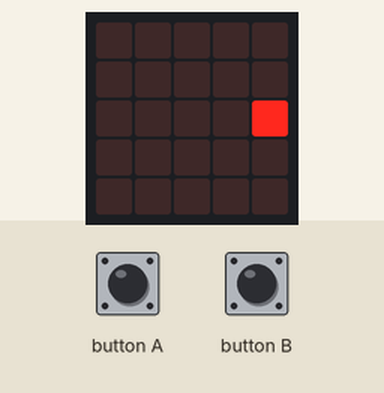
Bench run of a program on a simulated BBC micro:bit running MicroPython. On the bench: the board's 5×5 LED display.

Above: at 0.05 s.
At 5.02 s:
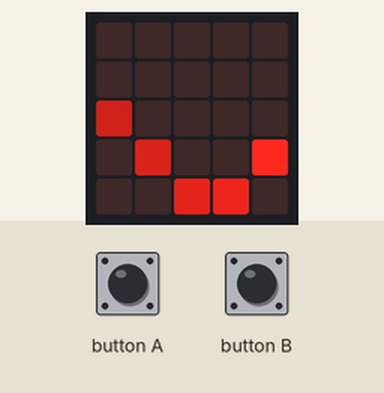
At 9.99 s:
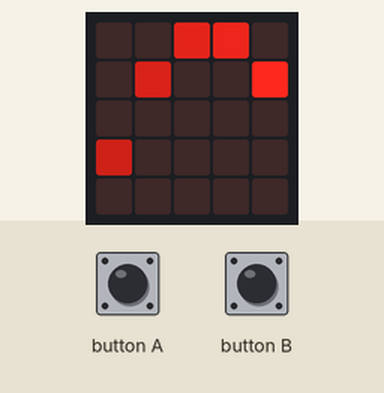
At 19.93 s:
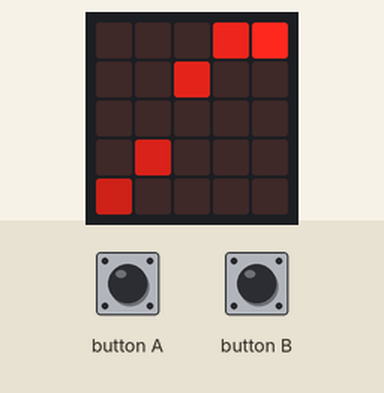
At 29.76 s:
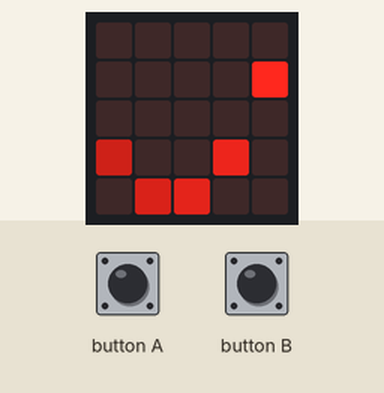
At 39.92 s:
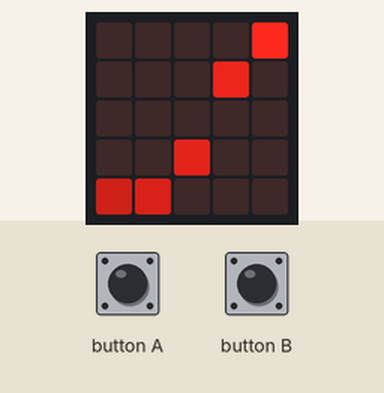

The program:

snake.py
```python
""" Display a vivid snake on the LED display.

    You can press the left button to have the snake move faster,
    the right button to slow down things.

    MAL 2016-01-06.

"""
import microbit
import math

### Smart disply class

class SmartDisplay:

    # Array of LED brightness levels (0=off, 8=on); rows and columns
    # correspond to the LEDs on the Microbit, e.g. leds[0][2] maps
    # to the second LED in the first row.
    leds = None

    def __init__(self):

        self.clear()

    def clear(self):

        """ Clear the SmartDisplay.

        """
        self.leds = [bytearray(5) for i in range(5)]

    def display(self):

        """ Write the contents of the SmartDisplay to the
            MB image buffer and display it.

        """
        img_array = bytearray()
        for row in self.leds:
            img_array.extend(row)
        img = microbit.Image(5, 5, img_array)
        microbit.display.show(img)

    def set_dot(self, row, column, level=9):

        """ Set a single dot on the display to level.

            Does not clear the other content.

        """
        self.leds[row][column] = level

    def show_point(self, row, column, level=9, scale=5.0):

        """ This works with floating point row and column and
            interpolates the brightness.

            All other display content is cleared.

        """
        leds = self.leds
        for led_row in range(5):
            for led_column in range(5):
                # Calculate the squared distance
                d2 = (row - led_row)**2.0 + (column - led_column)**2.0
                # Set brightness based on the distance to the point,
                # using scale for scaling
                leds[led_row][led_column] = int(
                    max(level - scale * d2, 0))

    def add(self, sd, offset_row=0, offset_column=0):

        """ Add the content of the other SmartDisplay to this one.

        """
        leds = self.leds
        for row in range(5):
            # Make sure we keep within the display bounds
            if offset_row:
                other_row_index = row + offset_row
                if (other_row_index > 4 or
                    other_row_index < 0):
                    continue
            else:
                other_row_index = row
            our_row = leds[row]
            other_row = sd.leds[other_row_index]
            for column in range(5):
                # Make sure we keep within the display bounds
                if offset_column:
                    other_column = column + offset_column
                    if (other_column > 4 or
                        other_column < 0):
                        continue
                else:
                    other_column = column
                # Make sure we don't overflow
                our_row[column] = min(
                    our_row[column] + other_row[other_column], 9)

    def dim(self, factor=0.5):

        """ Dim the SmartDisplay content by factor.

        """
        leds = self.leds
        for row in range(5):
            row = leds[row]
            for column in range(5):
                row[column] = round(row[column] * factor)

    def scroll_left(self, columns=1):

        """ Scroll the display to the left by the given number
            of columns (default is one).

        """
        leds = self.leds
        columns = min(columns, 5)
        filler = bytearray(columns)
        for row in range(5):
            leds[row] = leds[row][columns:] + filler

###

def snake(delay, segments=9):

    sd = SmartDisplay()
    while True:
        for i in range(segments):
            sd.scroll_left()
            sd.dim(0.8)
            x = i * 2*math.pi / segments
            y = math.sin(x)
            row = round(2 + 2 * y)
            sd.set_dot(row, 4)
            sd.display()
            microbit.sleep(delay)
        if microbit.button_a.is_pressed():
            delay = max(0, delay - 10)
        if microbit.button_b.is_pressed():
            delay += 10

snake(100)
```
